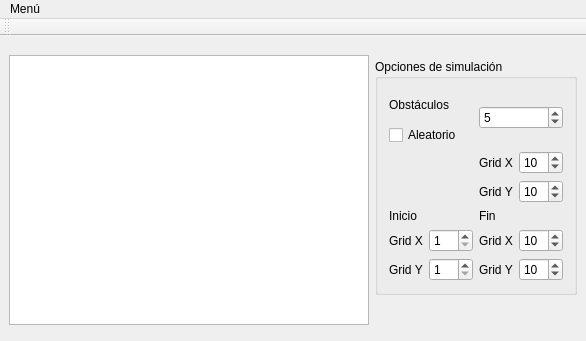
<?xml version="1.0" encoding="UTF-8"?>
<ui version="4.0">
 <class>MainWindow</class>
 <widget class="QMainWindow" name="MainWindow">
  <property name="geometry">
   <rect>
    <x>0</x>
    <y>0</y>
    <width>586</width>
    <height>341</height>
   </rect>
  </property>
  <property name="windowTitle">
   <string>MainWindow</string>
  </property>
  <widget class="QWidget" name="centralWidget">
   <widget class="QGraphicsView" name="graphicsView">
    <property name="geometry">
     <rect>
      <x>9</x>
      <y>19</y>
      <width>360</width>
      <height>270</height>
     </rect>
    </property>
    <property name="sizePolicy">
     <sizepolicy hsizetype="Maximum" vsizetype="Maximum">
      <horstretch>0</horstretch>
      <verstretch>0</verstretch>
     </sizepolicy>
    </property>
    <property name="minimumSize">
     <size>
      <width>360</width>
      <height>270</height>
     </size>
    </property>
    <property name="sizeIncrement">
     <size>
      <width>500</width>
      <height>500</height>
     </size>
    </property>
    <property name="cursor" stdset="0">
     <cursorShape>ArrowCursor</cursorShape>
    </property>
    <property name="mouseTracking">
     <bool>false</bool>
    </property>
    <property name="frameShape">
     <enum>QFrame::StyledPanel</enum>
    </property>
   </widget>
   <widget class="QGroupBox" name="groupBox">
    <property name="geometry">
     <rect>
      <x>375</x>
      <y>23</y>
      <width>202</width>
      <height>236</height>
     </rect>
    </property>
    <property name="sizePolicy">
     <sizepolicy hsizetype="Expanding" vsizetype="Expanding">
      <horstretch>0</horstretch>
      <verstretch>0</verstretch>
     </sizepolicy>
    </property>
    <property name="maximumSize">
     <size>
      <width>211</width>
      <height>261</height>
     </size>
    </property>
    <property name="title">
     <string>Opciones de simulación</string>
    </property>
    <layout class="QGridLayout" name="gridLayout">
     <item row="2" column="1">
      <layout class="QHBoxLayout" name="horizontalLayout">
       <item>
        <widget class="QLabel" name="label_4">
         <property name="text">
          <string>Grid X</string>
         </property>
        </widget>
       </item>
       <item>
        <widget class="QSpinBox" name="ValueX">
         <property name="minimum">
          <number>5</number>
         </property>
         <property name="maximum">
          <number>9999</number>
         </property>
         <property name="value">
          <number>10</number>
         </property>
        </widget>
       </item>
      </layout>
     </item>
     <item row="4" column="0" colspan="2">
      <layout class="QHBoxLayout" name="horizontalLayout_9">
       <item>
        <layout class="QVBoxLayout" name="verticalLayout_2">
         <item>
          <widget class="QLabel" name="label_10">
           <property name="text">
            <string>Inicio</string>
           </property>
          </widget>
         </item>
         <item>
          <layout class="QHBoxLayout" name="horizontalLayout_5">
           <item>
            <widget class="QLabel" name="label_6">
             <property name="text">
              <string>Grid X</string>
             </property>
            </widget>
           </item>
           <item>
            <widget class="QSpinBox" name="ValueInicioX">
             <property name="minimum">
              <number>1</number>
             </property>
             <property name="maximum">
              <number>9999</number>
             </property>
            </widget>
           </item>
          </layout>
         </item>
         <item>
          <layout class="QHBoxLayout" name="horizontalLayout_6">
           <item>
            <widget class="QLabel" name="label_7">
             <property name="text">
              <string>Grid Y</string>
             </property>
            </widget>
           </item>
           <item>
            <widget class="QSpinBox" name="ValueInicioY">
             <property name="minimum">
              <number>1</number>
             </property>
             <property name="maximum">
              <number>9999</number>
             </property>
            </widget>
           </item>
          </layout>
         </item>
        </layout>
       </item>
       <item>
        <layout class="QVBoxLayout" name="verticalLayout_3">
         <item>
          <widget class="QLabel" name="label_11">
           <property name="text">
            <string>Fin</string>
           </property>
          </widget>
         </item>
         <item>
          <layout class="QHBoxLayout" name="horizontalLayout_7">
           <item>
            <widget class="QLabel" name="label_8">
             <property name="text">
              <string>Grid X</string>
             </property>
            </widget>
           </item>
           <item>
            <widget class="QSpinBox" name="ValueFinX">
             <property name="minimum">
              <number>1</number>
             </property>
             <property name="maximum">
              <number>9999</number>
             </property>
             <property name="value">
              <number>10</number>
             </property>
            </widget>
           </item>
          </layout>
         </item>
         <item>
          <layout class="QHBoxLayout" name="horizontalLayout_8">
           <item>
            <widget class="QLabel" name="label_9">
             <property name="text">
              <string>Grid Y</string>
             </property>
            </widget>
           </item>
           <item>
            <widget class="QSpinBox" name="ValueFinY">
             <property name="minimum">
              <number>1</number>
             </property>
             <property name="maximum">
              <number>9999</number>
             </property>
             <property name="value">
              <number>10</number>
             </property>
            </widget>
           </item>
          </layout>
         </item>
        </layout>
       </item>
      </layout>
     </item>
     <item row="0" column="0">
      <layout class="QVBoxLayout" name="verticalLayout">
       <item>
        <widget class="QLabel" name="label_2">
         <property name="sizePolicy">
          <sizepolicy hsizetype="Expanding" vsizetype="Expanding">
           <horstretch>0</horstretch>
           <verstretch>0</verstretch>
          </sizepolicy>
         </property>
         <property name="text">
          <string>Obstáculos</string>
         </property>
        </widget>
       </item>
       <item>
        <widget class="QCheckBox" name="ObstaculosAleatorios">
         <property name="text">
          <string>Aleatorio</string>
         </property>
        </widget>
       </item>
      </layout>
     </item>
     <item row="3" column="1">
      <layout class="QHBoxLayout" name="horizontalLayout_2">
       <item>
        <widget class="QLabel" name="label_5">
         <property name="text">
          <string>Grid Y</string>
         </property>
        </widget>
       </item>
       <item>
        <widget class="QSpinBox" name="ValueY">
         <property name="minimum">
          <number>5</number>
         </property>
         <property name="maximum">
          <number>9999</number>
         </property>
         <property name="value">
          <number>10</number>
         </property>
        </widget>
       </item>
      </layout>
     </item>
     <item row="0" column="1">
      <widget class="QSpinBox" name="PorcentajeObstaculos">
       <property name="minimum">
        <number>0</number>
       </property>
       <property name="maximum">
        <number>99</number>
       </property>
       <property name="value">
        <number>5</number>
       </property>
      </widget>
     </item>
    </layout>
   </widget>
  </widget>
  <widget class="QMenuBar" name="menuBar">
   <property name="geometry">
    <rect>
     <x>0</x>
     <y>0</y>
     <width>586</width>
     <height>21</height>
    </rect>
   </property>
   <widget class="QMenu" name="menuMenu">
    <property name="title">
     <string>Menú</string>
    </property>
    <addaction name="actionOpciones"/>
    <addaction name="actionSalir"/>
   </widget>
   <addaction name="menuMenu"/>
  </widget>
  <widget class="QToolBar" name="mainToolBar">
   <attribute name="toolBarArea">
    <enum>TopToolBarArea</enum>
   </attribute>
   <attribute name="toolBarBreak">
    <bool>false</bool>
   </attribute>
  </widget>
  <action name="actionOpciones">
   <property name="text">
    <string>Opciones</string>
   </property>
  </action>
  <action name="actionSalir">
   <property name="text">
    <string>Salir</string>
   </property>
  </action>
 </widget>
 <layoutdefault spacing="6" margin="11"/>
 <resources/>
 <connections/>
</ui>
